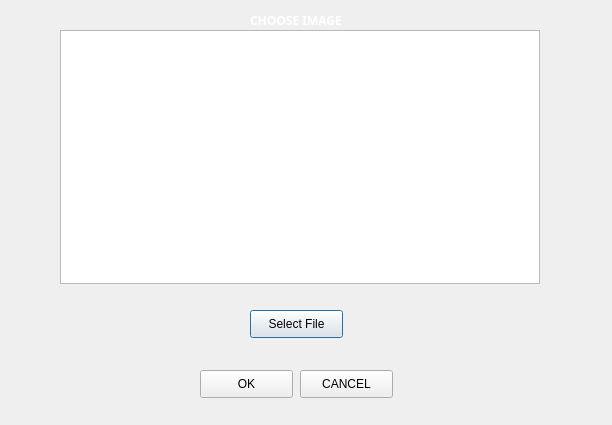
<?xml version="1.0" encoding="UTF-8"?>
<ui version="4.0">
 <class>image</class>
 <widget class="QDialog" name="image">
  <property name="geometry">
   <rect>
    <x>0</x>
    <y>0</y>
    <width>612</width>
    <height>425</height>
   </rect>
  </property>
  <property name="windowTitle">
   <string>Dialog</string>
  </property>
  <widget class="QLabel" name="label">
   <property name="geometry">
    <rect>
     <x>250</x>
     <y>0</y>
     <width>191</width>
     <height>41</height>
    </rect>
   </property>
   <property name="font">
    <font>
     <family>Nevis</family>
     <weight>75</weight>
     <bold>true</bold>
    </font>
   </property>
   <property name="styleSheet">
    <string notr="true">color:white;</string>
   </property>
   <property name="text">
    <string>CHOOSE IMAGE</string>
   </property>
  </widget>
  <widget class="QGraphicsView" name="graphicsView">
   <property name="geometry">
    <rect>
     <x>60</x>
     <y>30</y>
     <width>480</width>
     <height>254</height>
    </rect>
   </property>
   <property name="minimumSize">
    <size>
     <width>480</width>
     <height>254</height>
    </size>
   </property>
  </widget>
  <widget class="QPushButton" name="pushButton">
   <property name="geometry">
    <rect>
     <x>250</x>
     <y>310</y>
     <width>93</width>
     <height>28</height>
    </rect>
   </property>
   <property name="text">
    <string>Select File</string>
   </property>
  </widget>
  <widget class="QPushButton" name="pushButton_2">
   <property name="geometry">
    <rect>
     <x>200</x>
     <y>370</y>
     <width>93</width>
     <height>28</height>
    </rect>
   </property>
   <property name="text">
    <string>OK</string>
   </property>
  </widget>
  <widget class="QPushButton" name="pushButton_3">
   <property name="geometry">
    <rect>
     <x>300</x>
     <y>370</y>
     <width>93</width>
     <height>28</height>
    </rect>
   </property>
   <property name="text">
    <string>CANCEL</string>
   </property>
  </widget>
 </widget>
 <resources/>
 <connections/>
</ui>
